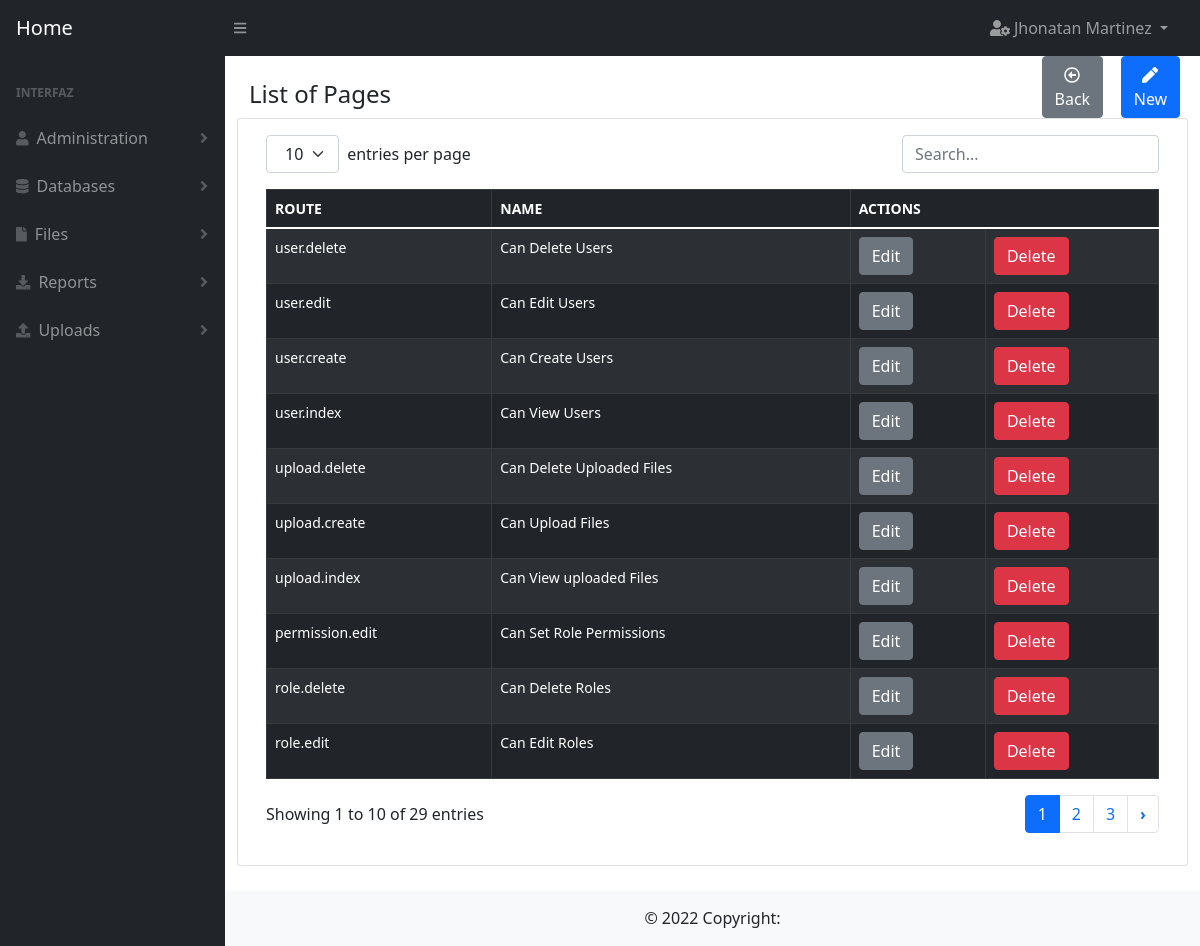
/page (signed in), run on the app's committed database.
### user/models.py (models this page shows)
class User(db.Model):
    __tablename__ = 'users'
    id = db.Column(db.Integer, primary_key=True)
    full_name = db.Column(db.String(100))
    email = db.Column(db.String(100), unique=True)
    password = db.Column(db.String(100))
    is_admin = db.Column(db.Boolean)
    role_id = db.Column(db.Integer, db.ForeignKey('roles.id'), nullable=True)
    created_at = db.Column(db.DateTime, default=datetime.datetime.now)

### page/models.py (models this page shows)
class Page(db.Model):
    __tablename__ = 'pages'
    id = db.Column(db.Integer, primary_key=True)
    route = db.Column(db.String(100), unique=True)
    name = db.Column(db.String(500))
    created_at = db.Column(db.DateTime, default=datetime.datetime.now)
    permissions = db.relationship('Permission', cascade='all, delete', backref='page')

### page/routes.py (the view)
@page.route(routes["index"])
@decorator(page=pages["index"])
def index():
    try:
        data = organize_data(data_model=models.Page.query.order_by(models.Page.id.desc()).all(),
                             show_columns=['id', 'route', 'name'])
        return render_template(templates["index"],
                               object_list=data)
    except Exception as exc:
        return show_error(pages["index"] + ': ' + str(exc))

### utils/auth.py (called while the page is built)
def has_permission(page):
    can_enter = False
    try:
        user = User.query.get(session['user_id'])
        if user.is_admin:
            can_enter = True
        else:
            page_id = Page.query.filter(Page.route == page).first().id
            permissions = Permission.query.filter_by(role_id=user.role_id, page_id=page_id).first()
            if permissions is not None:
                can_enter = True
    except Exception as exc:
        error_message = 'permission.queries.has_permission: ' + str(exc)
        print(error_message)
    finally:
        return can_enter

def decorator(page, url='index'):
    def _permissions(function):
        @wraps(function)
        def new_function(*args, **kwargs):
            if not has_permission(page=page):
                return show_message(id=1,
                                    url=url)
            return function(*args, **kwargs)
        return new_function
    return _permissions

### utils/main_functions.py (called while the page is built)
def organize_data(data_model, show_columns):
    object_list = []
    try:
        for row in data_model:
            dictionary = dict((column, getattr(row, column)) for column in row.__table__.columns.keys())
            delete_columns = []
            for key in dictionary.keys():
                if key not in show_columns:
                    delete_columns.append(key)
            for column in delete_columns:
                dictionary.pop(column)
            object_list.append(dictionary)
    except Exception as exc:
        error_message = __this + inspect.stack()[0][3] + ': ' + str(exc)
        print(error_message)
    finally:
        return object_list

### templates/page/index.html
{% extends 'base/index_forms.html' %}
{% block title%}
List of Pages
{% endblock%}
{% block button_new%}
    onclick="window.location.href='{{ url_for('page.create') }}'"
{% endblock%}
{% block table_header_actions %}
<th colspan="2">ACTIONS</th>
{% endblock %}
{% block table_rows %}
    {% for row in object_list %}
        <tr>
            {% for key, value in row.items() %}
                {% if key != 'id'%}
                    <td>
                        {{value}}
                    </td>
                {% endif %}
            {% endfor %}
            <td><a href="{{ url_for('page.edit', id=row.id) }}" type="button" class="btn btn-secondary">Edit</a></td>
            <td><a href="{{ url_for('page.delete', id=row.id) }}" type="button" class="btn btn-danger">Delete</a></td>
        </tr>
    {% endfor %}
{% endblock %}

### templates/base/index_forms.html (shortened to what this page needs)
{% extends 'base/base.html' %}
{% block button1%}
<button type="button" class="btn btn-secondary" onclick="window.location.href='{{ url_for('index') }}'">
    <i class="far fa-arrow-alt-circle-left"></i>Back
</button>
{% endblock%}
{% block button2%}
<button type="button" class="btn btn-primary" {% block button_new%}{% endblock%}>
    <i class="fas fa-pen"></i>New
</button>
{% endblock%}
{% block content %}
<form>
    <table id="datatablesSimple" class="table-responsive-sm table-dark table-striped">
        {% if object_list%}
        <thead>
            <tr>
                {% for key in object_list.0 %}
                    {% if key != 'id'%}
                        <th>
                            {{key.upper()}}
                        </th>
                    {% endif %}
                {% endfor %}
                {% block table_header_actions %}
                {% endblock %}
            </tr>
        </thead>
        <tbody>
            {% block table_rows %}
            {% endblock %}
        </tbody>
        {% else %}
        No records
    {% endif %}
    </table>
</form>
{% endblock %}

### templates/base/base.html (shortened to what this page needs)
<!DOCTYPE html>
<html lang="es">
<head>
    <link rel='stylesheet' href= "{{url_for('static', filename='css/styles.css')}}"/>
    <link rel='stylesheet' href= "{{url_for('static', filename='css/bootstrap.min.css')}}">
</head>
<body >
    <nav class="sb-topnav navbar navbar-expand navbar-dark bg-dark">
        <a class="navbar-brand ps-3" href="{{ url_for('index') }}">Home</a>
        <button class="btn btn-link btn-sm order-1 order-lg-0 me-4 me-lg-0" id="sidebarToggle" href="#"><i class="fas fa-bars"></i></button>
        <ul class="navbar-nav ms-auto ms-md-0 me-3 me-lg-4">
            <li class="nav-item dropdown">
                <a class="nav-link dropdown-toggle" id="navbarDropdown" href="#" role="button" data-bs-toggle="dropdown" aria-expanded="false">
                    <i class="fas fa-user-cog"></i> {{session['user']}}
                </a>
            </li>
        </ul>
    </nav>
    <div id="layoutSidenav">
        <div id="layoutSidenav_nav">
            <nav class="sb-sidenav accordion sb-sidenav-dark" id="sidenavAccordion">
                <div class="sb-sidenav-menu">
                    <div class="nav">
                        <div class="sb-sidenav-menu-heading">Interfaz</div>
                         <a class="nav-link collapsed" href="#" data-bs-toggle="collapse" data-bs-target="#collapseUsers" aria-expanded="false" aria-controls="collapseLayouts">
                            <div class="sb-nav-link-icon"><i class="fa fa-user"></i></div>
                            Administration
                            <div class="sb-sidenav-collapse-arrow"><i class="fas fa-angle-down"></i></div>
                        </a>
                        <a class="nav-link collapsed" href="#" data-bs-toggle="collapse" data-bs-target="#collapseDataBases" aria-expanded="false" aria-controls="collapseLayouts">
                            <div class="sb-nav-link-icon"><i class="fa fa-database"></i></div>
                            Databases
                            <div class="sb-sidenav-collapse-arrow"><i class="fas fa-angle-down"></i></div>
                        </a>
                         <a class="nav-link collapsed" href="#" data-bs-toggle="collapse" data-bs-target="#collapseFiles" aria-expanded="false" aria-controls="collapseLayouts">
                            <div class="sb-nav-link-icon"><i class="fa fa-file"></i></div>
                            Files
                            <div class="sb-sidenav-collapse-arrow"><i class="fas fa-angle-down"></i></div>
                        </a>
                        <a class="nav-link collapsed" href="#" data-bs-toggle="collapse" data-bs-target="#collapseReports" aria-expanded="false" aria-controls="collapseLayouts">
                            <div class="sb-nav-link-icon"><i class="fas fa-download"></i></div>
                            Reports
                            <div class="sb-sidenav-collapse-arrow"><i class="fas fa-angle-down"></i></div>
                        </a>
                        <a class="nav-link collapsed" href="#" data-bs-toggle="collapse" data-bs-target="#collapseUploads" aria-expanded="false" aria-controls="collapseLayouts">
                            <div class="sb-nav-link-icon"><i class="fas fa-upload"></i></div>
                            Uploads
                            <div class="sb-sidenav-collapse-arrow"><i class="fas fa-angle-down"></i></div>
                        </a>
                    </div>
                </div>
            </nav>
        </div>
        <div id="layoutSidenav_content">
            <main>
                <div class="container-fluid px-4">
                    <div class="row">
                        <div class="col-10">
                            <h4 class="mt-4">
                                {% block title %}{% endblock %}
                            </h4>
                        </div>
                        <div class="col-1">
                        {% block button1 %}
                        {% endblock %}
                        </div>
                        <div class="col-1">
                        {% block button2 %}
                        {% endblock %}
                        </div>
                    </div>
                    <div class="row">
                        <div class="card mb-4">
                            <div class="card-body">
                            {% block content %}{% endblock %}
                            </div>
                        </div>
                    </div>
                </div>
            </main>
            <footer class="bg-light text-center text-lg-start">
                <div class="text-center p-3" style="background-color: rgba(0, 0, 0, 0);">
                  © 2022 Copyright:
                </div>
            </footer>
        </div>
    </div>
</body>
</html>

### data on the page
User: user "Jhonatan Martinez"
Page: route "user.delete", name "Can Delete Users"
Page: route "user.edit", name "Can Edit Users"
Page: route "user.create", name "Can Create Users"
Page: route "user.index", name "Can View Users"
Page: route "upload.delete", name "Can Delete Uploaded Files"
Page: route "upload.create", name "Can Upload Files"
Page: route "upload.index", name "Can View uploaded Files"
Page: route "permission.edit", name "Can Set Role Permissions"
Page: route "role.delete", name "Can Delete Roles"
Page: route "role.edit", name "Can Edit Roles"

### other printed values
{{ key.upper() }} "ROUTE" "NAME"
